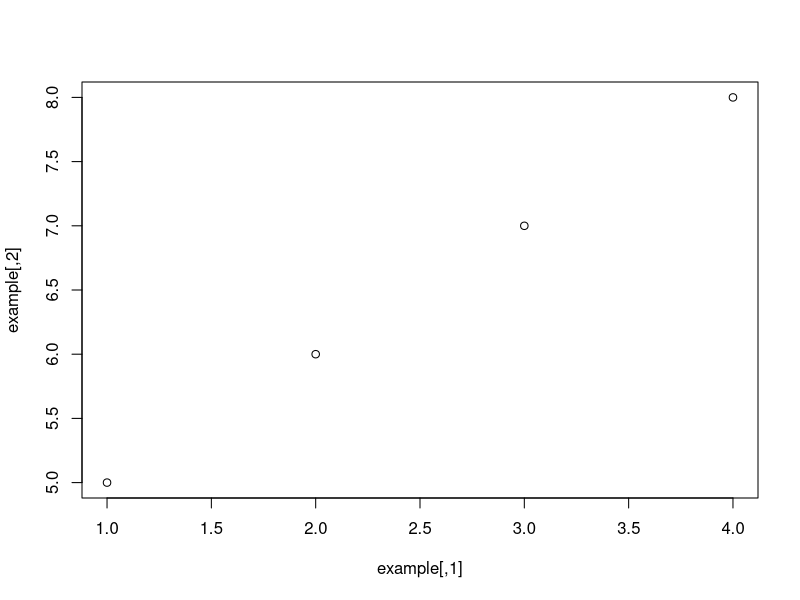

This figure's R source:
# WEEK 11 - day 1
# Lectura recomendada
# https://learning.oreilly.com/library/view/hands-on-programming-with/9781449359089/ch01.html
# https://learning.oreilly.com/library/view/learn-rstudio-ide/9781484245118/html/478254_1_En_2_Chapter.xhtml

print("hello")
# para ejecutar selecciona el trozo de código y Ctrl+Enter

num_alumnos <- 12

example <- matrix(c(1, 2, 3, 4, 5, 6, 7, 8), nrow = 4, ncol = 2)
print(example)

plot(example)
